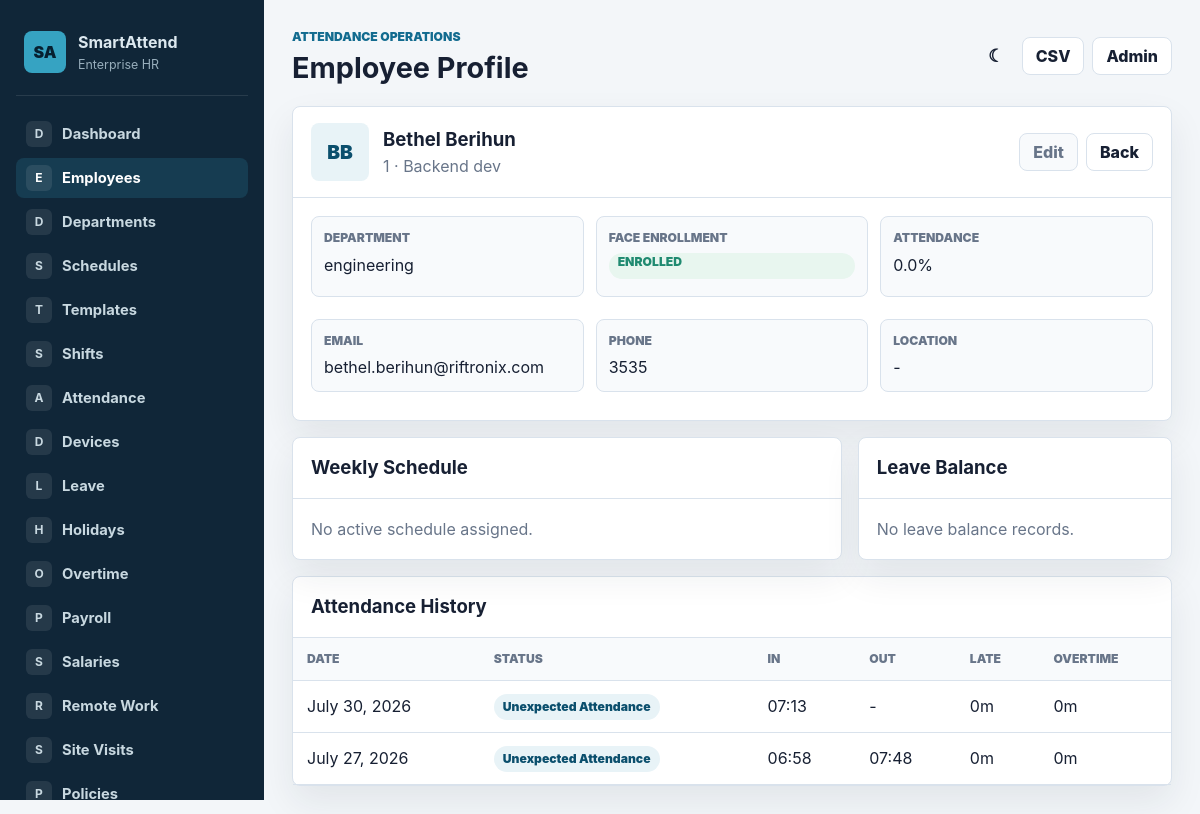
The app's page /employees/1/?export=csv with its own data.
### attendance/models.py (models this page shows, shortened)
class Employee(models.Model):
    class EmploymentStatus(models.TextChoices):
        ACTIVE = 'ACTIVE', 'Active'
        INACTIVE = 'INACTIVE', 'Inactive'
        ON_LEAVE = 'ON_LEAVE', 'On Leave'
        SUSPENDED = 'SUSPENDED', 'Suspended'
        RESIGNED = 'RESIGNED', 'Resigned'
        TERMINATED = 'TERMINATED', 'Terminated'
    class EmploymentType(models.TextChoices):
        FULL_TIME = 'FULL_TIME', 'Full-time'
        PART_TIME = 'PART_TIME', 'Part-time'
        CONTRACT = 'CONTRACT', 'Contract'
        INTERN = 'INTERN', 'Intern'
        TEMPORARY = 'TEMPORARY', 'Temporary'
        CONSULTANT = 'CONSULTANT', 'Consultant'
    class Gender(models.TextChoices):
        MALE = 'MALE', 'Male'
        FEMALE = 'FEMALE', 'Female'
        OTHER = 'OTHER', 'Other'
        PREFER_NOT_TO_SAY = 'PNS', 'Prefer not to say'
    organization_id = models.CharField(max_length=50, unique=True)
    first_name = models.CharField(max_length=50)
    last_name = models.CharField(max_length=50)
    email = models.EmailField(blank=True)
    phone = models.CharField(max_length=30, blank=True)
    date_of_birth = models.DateField(null=True, blank=True)
    gender = models.CharField(max_length=10, choices=Gender.choices, blank=True)
    address = models.TextField(blank=True)
    emergency_contact_name = models.CharField(max_length=100, blank=True)
    emergency_contact_phone = models.CharField(max_length=30, blank=True)
    department = models.ForeignKey('organizations.Department', on_delete=models.SET_NULL, null=True, blank=True)
    team = models.ForeignKey('organizations.Team', on_delete=models.SET_NULL, null=True, blank=True, related_name='members')
    manager = models.ForeignKey('self', on_delete=models.SET_NULL, null=True, blank=True, related_name='direct_reports')
    job_title = models.CharField(max_length=100)
    employment_type = models.CharField(max_length=20, choices=EmploymentType.choices, default=EmploymentType.FULL_TIME, db_index=True)
    employment_status = models.CharField(max_length=20, choices=EmploymentStatus.choices, default=EmploymentStatus.ACTIVE, db_index=True)
    hire_date = models.DateField(null=True, blank=True)
    contract_start_date = models.DateField(null=True, blank=True)
    contract_end_date = models.DateField(null=True, blank=True)
    resignation_date = models.DateField(null=True, blank=True)
    termination_date = models.DateField(null=True, blank=True)
    office_location = models.ForeignKey(OfficeLocation, on_delete=models.SET_NULL, null=True, blank=True)
    work_location_name = models.CharField(max_length=150, blank=True)
    weekly_working_days = models.PositiveIntegerField(default=5, validators=[MinValueValidator(1), MaxValueValidator(7)])
    expected_weekly_hours = models.DecimalField(max_digits=5, decimal_places=2, default=40)
    expected_monthly_hours = models.DecimalField(max_digits=7, decimal_places=2, default=176)
    attendance_policy = models.ForeignKey(AttendancePolicy, on_delete=models.SET_NULL, null=True, blank=True, related_name='employees')
    fingerprint_id = models.IntegerField(unique=True, null=True, blank=True)
    face_profile = models.ImageField(upload_to='employees/faces/', blank=True, null=True)
    created_at = models.DateTimeField(default=timezone.now, editable=False)
    updated_at = models.DateTimeField(auto_now=True)
    class Meta:
        indexes = [
            models.Index(fields=['organization_id']),
            models.Index(fields=['department', 'employment_status']),
            models.Index(fields=['team', 'employment_status']),
            models.Index(fields=['manager', 'employment_status']),
            models.Index(fields=['employment_type', 'employment_status']),
        ]
        ordering = ['first_name', 'last_name']
        verbose_name = 'Employee'
        verbose_name_plural = 'Employees'
    @property
    def full_name(self):
        return f'{self.first_name} {self.last_name}'.strip()
    @property
    def face_enrolled(self):
        return bool(self.fingerprint_id)

class AttendanceRecord(models.Model):
    class Status(models.TextChoices):
        PRESENT = 'PRESENT', 'Present'
        LATE = 'LATE', 'Late'
        ABSENT = 'ABSENT', 'Absent'
        HOLIDAY = 'HOLIDAY', 'Holiday'
        WEEKEND = 'WEEKEND', 'Weekend'
        ON_LEAVE = 'ON_LEAVE', 'On Leave'
        EARLY_LEAVE = 'EARLY_LEAVE', 'Early Leave'
        OVERTIME = 'OVERTIME', 'Overtime'
        UNEXPECTED = 'UNEXPECTED', 'Unexpected Attendance'
        REMOTE = 'REMOTE', 'Remote Work'
        ON_SITE = 'ON_SITE', 'Site Visit'
    employee = models.ForeignKey(Employee, on_delete=models.CASCADE, related_name='attendance_records')
    date = models.DateField(db_index=True)
    schedule = models.ForeignKey(EmployeeSchedule, on_delete=models.SET_NULL, null=True, blank=True)
    shift = models.ForeignKey(Shift, on_delete=models.SET_NULL, null=True, blank=True)
    first_check_in = models.DateTimeField(null=True, blank=True)
    last_check_out = models.DateTimeField(null=True, blank=True)
    status = models.CharField(max_length=24, choices=Status.choices, db_index=True)
    minutes_late = models.PositiveIntegerField(default=0)
    minutes_early_leave = models.PositiveIntegerField(default=0)
    overtime_minutes = models.PositiveIntegerField(default=0)
    worked_minutes = models.PositiveIntegerField(default=0)
    break_minutes = models.PositiveIntegerField(default=0)
    lunch_minutes = models.PositiveIntegerField(default=0)
    remote_minutes = models.PositiveIntegerField(default=0)
    site_visit_minutes = models.PositiveIntegerField(default=0)
    total_attendance_minutes = models.PositiveIntegerField(default=0)
    auto_checkout = models.BooleanField(default=False)
    notes = models.TextField(blank=True)
    calculated_at = models.DateTimeField(auto_now=True)
    class Meta:
        unique_together = [('employee', 'date')]
        ordering = ['-date', 'employee__first_name']
        indexes = [
            models.Index(fields=['date', 'status']),
            models.Index(fields=['employee', 'date']),
        ]
        verbose_name = 'Attendance Record'
        verbose_name_plural = 'Attendance Records'

### organizations/models.py (models this page shows)
class Department(models.Model):
    company = models.ForeignKey(Company, on_delete=models.CASCADE, related_name='departments')
    branch = models.ForeignKey(Branch, on_delete=models.SET_NULL, null=True, blank=True, related_name='departments')
    name = models.CharField(max_length=150)
    code = models.CharField(max_length=30, blank=True)
    parent = models.ForeignKey('self', on_delete=models.SET_NULL, null=True, blank=True, related_name='sub_departments')
    manager = models.ForeignKey(
        'attendance.Employee',
        on_delete=models.SET_NULL,
        null=True, blank=True,
        related_name='managed_departments',
    )
    cost_center = models.ForeignKey('CostCenter', on_delete=models.SET_NULL, null=True, blank=True, related_name='departments')
    description = models.TextField(blank=True)
    is_active = models.BooleanField(default=True)
    created_at = models.DateTimeField(auto_now_add=True)
    updated_at = models.DateTimeField(auto_now=True)
    class Meta:
        ordering = ['company', 'name']
        unique_together = [('company', 'code')]
        verbose_name = 'Department'
        verbose_name_plural = 'Departments'
    def __str__(self):
        return self.name

### attendance/views.py (the view)
# urls.py: path('employees/<int:pk>/', views.EmployeeDetailView.as_view(), name='employee_detail'),
class EmployeeDetailView(EnterpriseContextMixin, DetailView):
    model = Employee
    template_name = 'attendance/employee_detail.html'
    page_title = 'Employee Profile'
    active_nav = 'employees'
    def get_queryset(self):
        return Employee.objects.select_related('department', 'office_location')
    def get_context_data(self, **kwargs):
        context = super().get_context_data(**kwargs)
        employee = self.object
        records = employee.attendance_records.order_by('-date')[:30]
        total = employee.attendance_records.count()
        attended = employee.attendance_records.filter(status__in=[
            AttendanceRecord.Status.PRESENT,
            AttendanceRecord.Status.LATE,
            AttendanceRecord.Status.EARLY_LEAVE,
            AttendanceRecord.Status.OVERTIME,
        ]).count()
        context.update({
            'current_schedule': AttendanceEngine().get_schedule(employee, timezone.localdate()),
            'attendance_records': records,
            'leave_balances': LeaveBalance.objects.filter(employee=employee),
            'attendance_percentage': round((attended / total) * 100, 1) if total else 0,
        })
        return context

### attendance/services/attendance_engine.py (called while the page is built)
    def get_schedule(self, employee, date):
        return (
            EmployeeSchedule.objects.select_related('shift', 'department')
            .filter(employee=employee, effective_start__lte=date)
            .filter(Q(effective_end__isnull=True) | Q(effective_end__gte=date))
            .order_by('-effective_start')
            .first()
        )

### attendance/templates/attendance/employee_detail.html
{% extends "attendance/base.html" %}
{% block content %}
<section class="panel">
    <div class="panel-header profile-header">
        <div class="profile-title">
            <span class="avatar">{{ object.first_name|slice:":1" }}{{ object.last_name|slice:":1" }}</span>
            <div>
                <h2>{{ object.full_name }}</h2>
                <p class="muted">{{ object.organization_id }} · {{ object.job_title }}</p>
            </div>
        </div>
        <div class="row-actions"><a class="button subtle" href="{% url 'employee_edit' object.pk %}">Edit</a><a class="button" href="{% url 'employee_list' %}">Back</a></div>
    </div>
    <div class="panel-body">
        <div class="definition-grid">
            <div class="definition"><span>Department</span>{{ object.department|default:"Unassigned" }}</div>
            <div class="definition"><span>Face Enrollment</span><span class="badge {% if object.face_enrolled %}success{% else %}warning{% endif %}">{% if object.face_enrolled %}Enrolled{% else %}Pending{% endif %}</span></div>
            <div class="definition"><span>Attendance</span>{{ attendance_percentage }}%</div>
            <div class="definition"><span>Email</span>{{ object.email|default:"-" }}</div>
            <div class="definition"><span>Phone</span>{{ object.phone|default:"-" }}</div>
            <div class="definition"><span>Location</span>{{ object.office_location|default:"-" }}</div>
        </div>
    </div>
</section>
<section class="grid-2" style="margin-top:16px;">
    <div class="panel">
        <div class="panel-header"><h2>Weekly Schedule</h2></div>
        <div class="panel-body">
            {% if current_schedule %}
                <div class="definition-grid">
                    <div class="definition"><span>Shift</span>{{ current_schedule.shift.name }}</div>
                    <div class="definition"><span>Effective</span>{{ current_schedule.effective_start }} - {{ current_schedule.effective_end|default:"Open" }}</div>
                    <div class="definition"><span>Flexible</span>{{ current_schedule.is_flexible|yesno:"Yes,No" }}</div>
                </div>
                <p class="muted" style="margin-top:14px;">{% if current_schedule.monday %}Monday {% endif %}{% if current_schedule.tuesday %}Tuesday {% endif %}{% if current_schedule.wednesday %}Wednesday {% endif %}{% if current_schedule.thursday %}Thursday {% endif %}{% if current_schedule.friday %}Friday {% endif %}{% if current_schedule.saturday %}Saturday {% endif %}{% if current_schedule.sunday %}Sunday{% endif %}</p>
            {% else %}
                <p class="muted">No active schedule assigned.</p>
            {% endif %}
        </div>
    </div>
    <div class="panel">
        <div class="panel-header"><h2>Leave Balance</h2></div>
        <div class="panel-body">
            {% for balance in leave_balances %}
                <p style="display:flex;justify-content:space-between;margin-bottom:12px;"><span>{{ balance.get_leave_type_display }} {{ balance.year }}</span><strong>{{ balance.remaining_days }} days</strong></p>
            {% empty %}
                <p class="muted">No leave balance records.</p>
            {% endfor %}
        </div>
    </div>
</section>
<section class="panel" style="margin-top:16px;">
    <div class="panel-header"><h2>Attendance History</h2></div>
    <div class="table-wrap"><table><thead><tr><th>Date</th><th>Status</th><th>In</th><th>Out</th><th>Late</th><th>Overtime</th></tr></thead><tbody>
    {% for record in attendance_records %}
        <tr><td>{{ record.date }}</td><td><span class="badge">{{ record.get_status_display }}</span></td><td>{{ record.first_check_in|date:"H:i"|default:"-" }}</td><td>{{ record.last_check_out|date:"H:i"|default:"-" }}</td><td>{{ record.minutes_late }}m</td><td>{{ record.overtime_minutes }}m</td></tr>
    {% empty %}<tr><td colspan="6" class="empty">No attendance history yet.</td></tr>{% endfor %}
    </tbody></table></div>
</section>
{% endblock %}

### attendance/static/attendance/css/app.css (style rules this page uses)
:root { --bg: #f3f6f9; --surface: #ffffff; --surface-soft: #f8fafc; --text: #172033; --muted: #687589; --line: #d9e2ec; --brand: #126b8f; --brand-dark: #0b4f6d; --accent: #1f8a70; --warning: #b7791f; --danger: #c2413b; --info-bg: #e8f3f7; --success-bg: #e8f6ef; --danger-bg: #fff0ef; --shadow: 0 16px 36px rgba(23, 32, 51, 0.08); }
* { box-sizing: border-box; }
body { margin: 0; background: var(--bg); color: var(--text); font-family: Inter, ui-sans-serif, system-ui, -apple-system, BlinkMacSystemFont, "Segoe UI", sans-serif; letter-spacing: 0; line-height: 1.5; }
a { color: inherit; text-decoration: none; }
h1, h2, h3, p { margin: 0; }
h2 { font-size: 1.16rem; }
.top-actions, .row-actions, .table-actions { display: flex; align-items: center; gap: 8px; flex-wrap: wrap; }
.icon-button, .button { display: inline-flex; align-items: center; justify-content: center; min-height: 38px; border: 1px solid var(--line); border-radius: 8px; background: var(--surface); color: var(--text); font: inherit; font-weight: 800; padding: 0 13px; cursor: pointer; }
.button.subtle { background: var(--surface-soft); color: var(--muted); }
.metric-card, .panel { background: var(--surface); border: 1px solid var(--line); border-radius: 8px; box-shadow: var(--shadow); }
.grid-2 { display: grid; grid-template-columns: 1.4fr 0.8fr; gap: 16px; }
.panel-header { display: flex; align-items: center; justify-content: space-between; gap: 12px; padding: 16px 18px; border-bottom: 1px solid var(--line); }
.panel-body { padding: 18px; }
.table-wrap { overflow-x: auto; }
table { width: 100%; border-collapse: collapse; min-width: 760px; }
th, td { padding: 12px 14px; border-bottom: 1px solid var(--line); text-align: left; vertical-align: middle; white-space: nowrap; }
th { color: var(--muted); background: var(--surface-soft); font-size: 0.76rem; font-weight: 900; text-transform: uppercase; }
.avatar { display: inline-grid; place-items: center; width: 34px; height: 34px; border-radius: 8px; background: var(--info-bg); color: var(--brand-dark); font-weight: 900; }
.muted { color: var(--muted); }
.badge { display: inline-flex; align-items: center; justify-content: center; min-height: 26px; padding: 0 9px; border-radius: 999px; background: var(--info-bg); color: var(--brand-dark); font-size: 0.76rem; font-weight: 900; }
.badge.success { background: var(--success-bg); color: var(--accent); }
.profile-header { display: grid; grid-template-columns: 1fr auto; gap: 18px; align-items: center; }
.profile-title { display: flex; align-items: center; gap: 14px; }
.profile-title .avatar { width: 58px; height: 58px; font-size: 1.2rem; }
.definition-grid { display: grid; grid-template-columns: repeat(3, minmax(0, 1fr)); gap: 12px; }
.definition { background: var(--surface-soft); border: 1px solid var(--line); border-radius: 8px; padding: 12px; margin-bottom: 10px; }
.definition span { display: block; color: var(--muted); font-size: 0.76rem; font-weight: 900; text-transform: uppercase; margin-bottom: 5px; }

### records on screen
Employee: first_name "B", last_name "B", full_name "Bethel Berihun", organization_id "1", job_title "Backend dev", department "engineering", email "bethel.berihun@riftronix.com", phone "3535", office_location "-"
AttendanceRecord: date "July 30, 2026", status "Unexpected Attendance", first_check_in "07:13", last_check_out "-", minutes_late "0", overtime_minutes "0"
AttendanceRecord: date "July 27, 2026", status "Unexpected Attendance", first_check_in "06:58", last_check_out "07:48", minutes_late "0", overtime_minutes "0"

### other values on screen
{{ label|slice:":1" }} "D" "E" "D" "S" "T" "S" "A" "D" "L" "H" "O" "P" "S" "R" "S" "P"
{{ label }} "Dashboard" "Employees" "Departments" "Schedules" "Templates" "Shifts" "Attendance" "Devices" "Leave" "Holidays" "Overtime" "Payroll" "Salaries" "Remote Work" "Site Visits" "Policies"
{{ page_title|default:"Dashboard" }} "Employee Profile"
{{ attendance_percentage }} "0.0"
